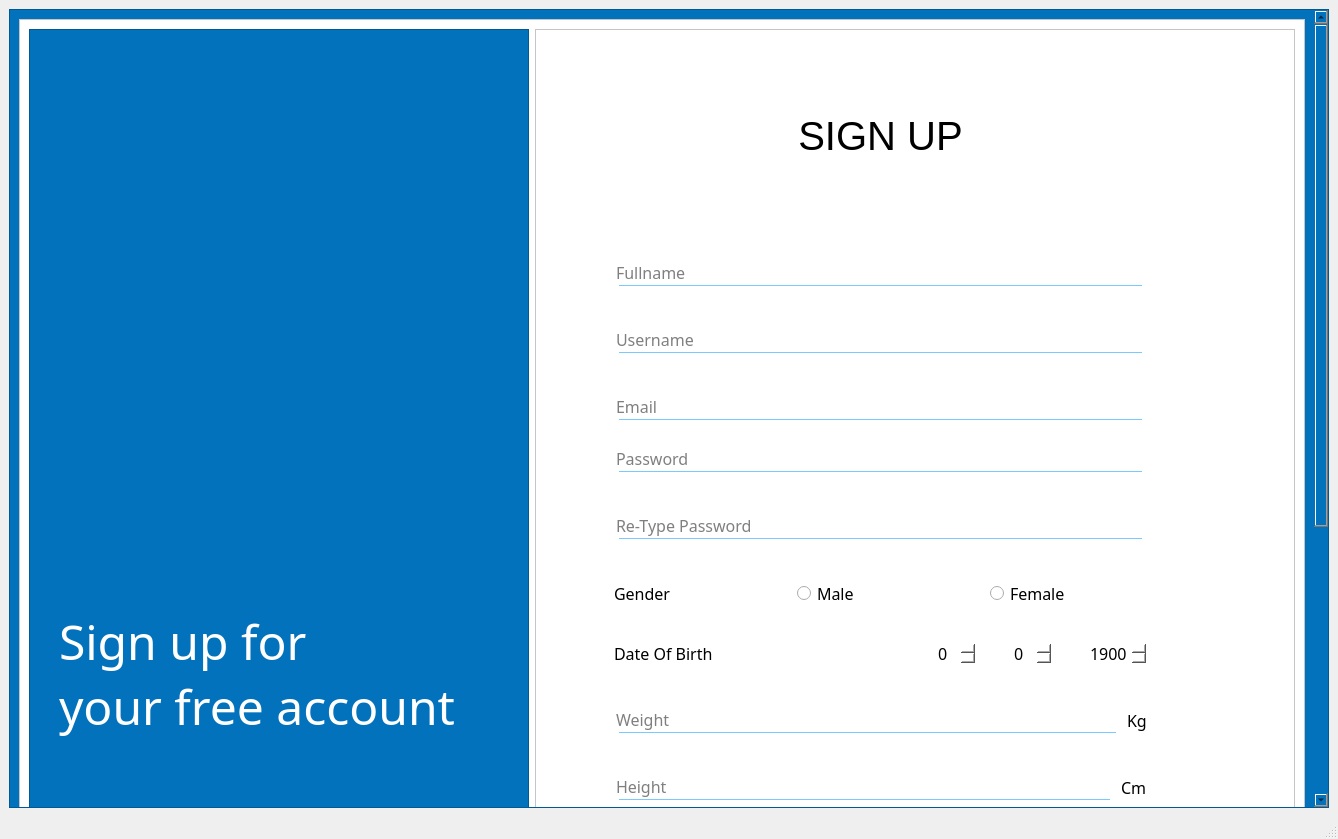
<?xml version="1.0" encoding="UTF-8"?>
<ui version="4.0">
 <class>MainWindow</class>
 <widget class="QMainWindow" name="MainWindow">
  <property name="geometry">
   <rect>
    <x>0</x>
    <y>0</y>
    <width>1338</width>
    <height>839</height>
   </rect>
  </property>
  <property name="minimumSize">
   <size>
    <width>1338</width>
    <height>839</height>
   </size>
  </property>
  <property name="maximumSize">
   <size>
    <width>16777215</width>
    <height>16777215</height>
   </size>
  </property>
  <property name="windowTitle">
   <string>MainWindow</string>
  </property>
  <widget class="QWidget" name="centralwidget">
   <layout class="QVBoxLayout" name="verticalLayout">
    <item>
     <widget class="QScrollArea" name="scrollArea">
      <property name="styleSheet">
       <string notr="true">background-color: rgb(3, 114, 188);</string>
      </property>
      <property name="widgetResizable">
       <bool>true</bool>
      </property>
      <widget class="QWidget" name="scrollAreaWidgetContents">
       <property name="geometry">
        <rect>
         <x>0</x>
         <y>-432</y>
         <width>1293</width>
         <height>1222</height>
        </rect>
       </property>
       <layout class="QHBoxLayout" name="horizontalLayout">
        <item>
         <widget class="QFrame" name="frame">
          <property name="minimumSize">
           <size>
            <width>1200</width>
            <height>1200</height>
           </size>
          </property>
          <property name="styleSheet">
           <string notr="true">background-color: rgb(255, 255, 255);</string>
          </property>
          <property name="frameShape">
           <enum>QFrame::StyledPanel</enum>
          </property>
          <property name="frameShadow">
           <enum>QFrame::Raised</enum>
          </property>
          <layout class="QHBoxLayout" name="horizontalLayout_2">
           <item>
            <widget class="QFrame" name="frame_3">
             <property name="maximumSize">
              <size>
               <width>500</width>
               <height>16777215</height>
              </size>
             </property>
             <property name="styleSheet">
              <string notr="true">background-color: rgb(3, 114, 188);</string>
             </property>
             <property name="frameShape">
              <enum>QFrame::StyledPanel</enum>
             </property>
             <property name="frameShadow">
              <enum>QFrame::Raised</enum>
             </property>
             <widget class="QLabel" name="label_2">
              <property name="geometry">
               <rect>
                <x>30</x>
                <y>110</y>
                <width>431</width>
                <height>181</height>
               </rect>
              </property>
              <property name="text">
               <string/>
              </property>
              <property name="pixmap">
               <pixmap resource="qrcLogin.qrc">:/newPrefix/LogoAfterColored&amp;Crop2.png</pixmap>
              </property>
              <property name="scaledContents">
               <bool>true</bool>
              </property>
             </widget>
             <widget class="QLabel" name="label_3">
              <property name="geometry">
               <rect>
                <x>30</x>
                <y>530</y>
                <width>461</width>
                <height>231</height>
               </rect>
              </property>
              <property name="font">
               <font>
                <family>Century Gothic</family>
                <pointsize>43</pointsize>
                <underline>false</underline>
                <strikeout>false</strikeout>
                <stylestrategy>PreferDefault</stylestrategy>
                <kerning>true</kerning>
               </font>
              </property>
              <property name="mouseTracking">
               <bool>true</bool>
              </property>
              <property name="styleSheet">
               <string notr="true">color: rgb(255, 255, 255);</string>
              </property>
              <property name="text">
               <string>&lt;html&gt;&lt;head/&gt;&lt;body&gt;&lt;p&gt;&lt;span style=&quot; font-size:36pt;&quot;&gt;Sign up for &lt;br/&gt;your free account&lt;/span&gt;&lt;/p&gt;&lt;/body&gt;&lt;/html&gt;</string>
              </property>
              <property name="alignment">
               <set>Qt::AlignLeading|Qt::AlignLeft|Qt::AlignVCenter</set>
              </property>
             </widget>
             <widget class="QLabel" name="label_5">
              <property name="geometry">
               <rect>
                <x>20</x>
                <y>1130</y>
                <width>291</width>
                <height>21</height>
               </rect>
              </property>
              <property name="font">
               <font>
                <family>Orator Std</family>
                <pointsize>14</pointsize>
                <italic>true</italic>
               </font>
              </property>
              <property name="styleSheet">
               <string notr="true">color: rgb(255, 255, 255);</string>
              </property>
              <property name="text">
               <string>An application by Group 4</string>
              </property>
             </widget>
            </widget>
           </item>
           <item>
            <widget class="QFrame" name="frame_2">
             <property name="styleSheet">
              <string notr="true">background-color: rgb(255, 255, 255);</string>
             </property>
             <property name="frameShape">
              <enum>QFrame::StyledPanel</enum>
             </property>
             <property name="frameShadow">
              <enum>QFrame::Raised</enum>
             </property>
             <widget class="QFrame" name="frame_4">
              <property name="geometry">
               <rect>
                <x>70</x>
                <y>50</y>
                <width>551</width>
                <height>1121</height>
               </rect>
              </property>
              <property name="styleSheet">
               <string notr="true">background-color: rgb(255, 255, 255);
border-radius : 10px;</string>
              </property>
              <property name="frameShape">
               <enum>QFrame::StyledPanel</enum>
              </property>
              <property name="frameShadow">
               <enum>QFrame::Raised</enum>
              </property>
              <layout class="QVBoxLayout" name="verticalLayout_4">
               <item>
                <spacer name="verticalSpacer_9">
                 <property name="orientation">
                  <enum>Qt::Vertical</enum>
                 </property>
                 <property name="sizeHint" stdset="0">
                  <size>
                   <width>20</width>
                   <height>40</height>
                  </size>
                 </property>
                </spacer>
               </item>
               <item>
                <widget class="QLabel" name="label_8">
                 <property name="font">
                  <font>
                   <pointsize>30</pointsize>
                  </font>
                 </property>
                 <property name="text">
                  <string>SIGN UP</string>
                 </property>
                 <property name="alignment">
                  <set>Qt::AlignCenter</set>
                 </property>
                </widget>
               </item>
               <item>
                <spacer name="verticalSpacer_3">
                 <property name="orientation">
                  <enum>Qt::Vertical</enum>
                 </property>
                 <property name="sizeHint" stdset="0">
                  <size>
                   <width>20</width>
                   <height>50</height>
                  </size>
                 </property>
                </spacer>
               </item>
               <item>
                <spacer name="verticalSpacer">
                 <property name="orientation">
                  <enum>Qt::Vertical</enum>
                 </property>
                 <property name="sizeType">
                  <enum>QSizePolicy::Minimum</enum>
                 </property>
                 <property name="sizeHint" stdset="0">
                  <size>
                   <width>20</width>
                   <height>60</height>
                  </size>
                 </property>
                </spacer>
               </item>
               <item>
                <widget class="QLineEdit" name="txtFullname">
                 <property name="font">
                  <font>
                   <family>Century Gothic</family>
                   <pointsize>12</pointsize>
                  </font>
                 </property>
                 <property name="styleSheet">
                  <string notr="true">background : transparent;
border-bottom : 1px solid #7ac9ff;
border-radius : 5 px;</string>
                 </property>
                 <property name="placeholderText">
                  <string>Fullname</string>
                 </property>
                </widget>
               </item>
               <item>
                <spacer name="verticalSpacer_4">
                 <property name="orientation">
                  <enum>Qt::Vertical</enum>
                 </property>
                 <property name="sizeHint" stdset="0">
                  <size>
                   <width>20</width>
                   <height>30</height>
                  </size>
                 </property>
                </spacer>
               </item>
               <item>
                <spacer name="verticalSpacer_2">
                 <property name="orientation">
                  <enum>Qt::Vertical</enum>
                 </property>
                 <property name="sizeType">
                  <enum>QSizePolicy::Minimum</enum>
                 </property>
                 <property name="sizeHint" stdset="0">
                  <size>
                   <width>20</width>
                   <height>20</height>
                  </size>
                 </property>
                </spacer>
               </item>
               <item>
                <widget class="QLineEdit" name="txtUsername">
                 <property name="font">
                  <font>
                   <family>Century Gothic</family>
                   <pointsize>12</pointsize>
                  </font>
                 </property>
                 <property name="styleSheet">
                  <string notr="true">background : transparent;
border-bottom : 1px solid #7ac9ff;
border-radius : 5 px;</string>
                 </property>
                 <property name="placeholderText">
                  <string>Username</string>
                 </property>
                </widget>
               </item>
               <item>
                <spacer name="verticalSpacer_23">
                 <property name="orientation">
                  <enum>Qt::Vertical</enum>
                 </property>
                 <property name="sizeHint" stdset="0">
                  <size>
                   <width>20</width>
                   <height>30</height>
                  </size>
                 </property>
                </spacer>
               </item>
               <item>
                <spacer name="verticalSpacer_5">
                 <property name="orientation">
                  <enum>Qt::Vertical</enum>
                 </property>
                 <property name="sizeType">
                  <enum>QSizePolicy::Minimum</enum>
                 </property>
                 <property name="sizeHint" stdset="0">
                  <size>
                   <width>20</width>
                   <height>20</height>
                  </size>
                 </property>
                </spacer>
               </item>
               <item>
                <widget class="QLineEdit" name="txtEmail">
                 <property name="font">
                  <font>
                   <family>Century Gothic</family>
                   <pointsize>12</pointsize>
                  </font>
                 </property>
                 <property name="styleSheet">
                  <string notr="true">background : transparent;
border-bottom : 1px solid #7ac9ff;
border-radius : 5 px;</string>
                 </property>
                 <property name="placeholderText">
                  <string>Email</string>
                 </property>
                </widget>
               </item>
               <item>
                <spacer name="verticalSpacer_18">
                 <property name="orientation">
                  <enum>Qt::Vertical</enum>
                 </property>
                 <property name="sizeType">
                  <enum>QSizePolicy::Minimum</enum>
                 </property>
                 <property name="sizeHint" stdset="0">
                  <size>
                   <width>20</width>
                   <height>20</height>
                  </size>
                 </property>
                </spacer>
               </item>
               <item>
                <widget class="QLineEdit" name="txtPassword">
                 <property name="font">
                  <font>
                   <family>Century Gothic</family>
                   <pointsize>12</pointsize>
                  </font>
                 </property>
                 <property name="styleSheet">
                  <string notr="true">background : transparent;
border-bottom : 1px solid #7ac9ff;
border-radius : 5 px;</string>
                 </property>
                 <property name="echoMode">
                  <enum>QLineEdit::Password</enum>
                 </property>
                 <property name="placeholderText">
                  <string>Password</string>
                 </property>
                </widget>
               </item>
               <item>
                <spacer name="verticalSpacer_6">
                 <property name="orientation">
                  <enum>Qt::Vertical</enum>
                 </property>
                 <property name="sizeType">
                  <enum>QSizePolicy::Minimum</enum>
                 </property>
                 <property name="sizeHint" stdset="0">
                  <size>
                   <width>20</width>
                   <height>20</height>
                  </size>
                 </property>
                </spacer>
               </item>
               <item>
                <spacer name="verticalSpacer_24">
                 <property name="orientation">
                  <enum>Qt::Vertical</enum>
                 </property>
                 <property name="sizeHint" stdset="0">
                  <size>
                   <width>20</width>
                   <height>30</height>
                  </size>
                 </property>
                </spacer>
               </item>
               <item>
                <widget class="QLineEdit" name="txtRPassword">
                 <property name="font">
                  <font>
                   <family>Century Gothic</family>
                   <pointsize>12</pointsize>
                  </font>
                 </property>
                 <property name="styleSheet">
                  <string notr="true">background : transparent;
border-bottom : 1px solid #7ac9ff;
border-radius : 5 px;</string>
                 </property>
                 <property name="echoMode">
                  <enum>QLineEdit::Password</enum>
                 </property>
                 <property name="placeholderText">
                  <string>Re-Type Password</string>
                 </property>
                </widget>
               </item>
               <item>
                <spacer name="verticalSpacer_7">
                 <property name="orientation">
                  <enum>Qt::Vertical</enum>
                 </property>
                 <property name="sizeType">
                  <enum>QSizePolicy::Minimum</enum>
                 </property>
                 <property name="sizeHint" stdset="0">
                  <size>
                   <width>20</width>
                   <height>20</height>
                  </size>
                 </property>
                </spacer>
               </item>
               <item>
                <spacer name="verticalSpacer_25">
                 <property name="orientation">
                  <enum>Qt::Vertical</enum>
                 </property>
                 <property name="sizeHint" stdset="0">
                  <size>
                   <width>20</width>
                   <height>30</height>
                  </size>
                 </property>
                </spacer>
               </item>
               <item>
                <layout class="QHBoxLayout" name="horizontalLayout_6">
                 <item>
                  <widget class="QLabel" name="label_9">
                   <property name="font">
                    <font>
                     <family>Century Gothic</family>
                     <pointsize>12</pointsize>
                    </font>
                   </property>
                   <property name="text">
                    <string>Gender</string>
                   </property>
                  </widget>
                 </item>
                 <item>
                  <spacer name="horizontalSpacer_3">
                   <property name="orientation">
                    <enum>Qt::Horizontal</enum>
                   </property>
                   <property name="sizeType">
                    <enum>QSizePolicy::Preferred</enum>
                   </property>
                   <property name="sizeHint" stdset="0">
                    <size>
                     <width>20</width>
                     <height>20</height>
                    </size>
                   </property>
                  </spacer>
                 </item>
                 <item>
                  <widget class="QRadioButton" name="radioMale">
                   <property name="font">
                    <font>
                     <family>Century Gothic</family>
                     <pointsize>12</pointsize>
                    </font>
                   </property>
                   <property name="text">
                    <string>Male</string>
                   </property>
                  </widget>
                 </item>
                 <item>
                  <spacer name="horizontalSpacer_10">
                   <property name="orientation">
                    <enum>Qt::Horizontal</enum>
                   </property>
                   <property name="sizeType">
                    <enum>QSizePolicy::Maximum</enum>
                   </property>
                   <property name="sizeHint" stdset="0">
                    <size>
                     <width>30</width>
                     <height>20</height>
                    </size>
                   </property>
                  </spacer>
                 </item>
                 <item>
                  <widget class="QRadioButton" name="radioFemale">
                   <property name="font">
                    <font>
                     <family>Century Gothic</family>
                     <pointsize>12</pointsize>
                    </font>
                   </property>
                   <property name="text">
                    <string>Female</string>
                   </property>
                  </widget>
                 </item>
                </layout>
               </item>
               <item>
                <spacer name="verticalSpacer_8">
                 <property name="orientation">
                  <enum>Qt::Vertical</enum>
                 </property>
                 <property name="sizeType">
                  <enum>QSizePolicy::Minimum</enum>
                 </property>
                 <property name="sizeHint" stdset="0">
                  <size>
                   <width>20</width>
                   <height>15</height>
                  </size>
                 </property>
                </spacer>
               </item>
               <item>
                <spacer name="verticalSpacer_26">
                 <property name="orientation">
                  <enum>Qt::Vertical</enum>
                 </property>
                 <property name="sizeHint" stdset="0">
                  <size>
                   <width>20</width>
                   <height>30</height>
                  </size>
                 </property>
                </spacer>
               </item>
               <item>
                <layout class="QHBoxLayout" name="horizontalLayout_7">
                 <item>
                  <widget class="QLabel" name="label_10">
                   <property name="font">
                    <font>
                     <family>Century Gothic</family>
                     <pointsize>12</pointsize>
                    </font>
                   </property>
                   <property name="text">
                    <string>Date Of Birth</string>
                   </property>
                  </widget>
                 </item>
                 <item>
                  <spacer name="horizontalSpacer_4">
                   <property name="orientation">
                    <enum>Qt::Horizontal</enum>
                   </property>
                   <property name="sizeHint" stdset="0">
                    <size>
                     <width>40</width>
                     <height>20</height>
                    </size>
                   </property>
                  </spacer>
                 </item>
                 <item>
                  <widget class="QSpinBox" name="spinDay">
                   <property name="font">
                    <font>
                     <family>Century Gothic</family>
                     <pointsize>12</pointsize>
                    </font>
                   </property>
                   <property name="maximum">
                    <number>31</number>
                   </property>
                  </widget>
                 </item>
                 <item>
                  <spacer name="horizontalSpacer_11">
                   <property name="orientation">
                    <enum>Qt::Horizontal</enum>
                   </property>
                   <property name="sizeType">
                    <enum>QSizePolicy::Maximum</enum>
                   </property>
                   <property name="sizeHint" stdset="0">
                    <size>
                     <width>30</width>
                     <height>20</height>
                    </size>
                   </property>
                  </spacer>
                 </item>
                 <item>
                  <widget class="QSpinBox" name="spinMonth">
                   <property name="font">
                    <font>
                     <family>Century Gothic</family>
                     <pointsize>12</pointsize>
                    </font>
                   </property>
                   <property name="maximum">
                    <number>12</number>
                   </property>
                  </widget>
                 </item>
                 <item>
                  <spacer name="horizontalSpacer_12">
                   <property name="orientation">
                    <enum>Qt::Horizontal</enum>
                   </property>
                   <property name="sizeType">
                    <enum>QSizePolicy::Maximum</enum>
                   </property>
                   <property name="sizeHint" stdset="0">
                    <size>
                     <width>30</width>
                     <height>20</height>
                    </size>
                   </property>
                  </spacer>
                 </item>
                 <item>
                  <widget class="QSpinBox" name="spinYear">
                   <property name="font">
                    <font>
                     <family>Century Gothic</family>
                     <pointsize>12</pointsize>
                    </font>
                   </property>
                   <property name="minimum">
                    <number>1900</number>
                   </property>
                   <property name="maximum">
                    <number>2021</number>
                   </property>
                  </widget>
                 </item>
                </layout>
               </item>
               <item>
                <spacer name="verticalSpacer_10">
                 <property name="orientation">
                  <enum>Qt::Vertical</enum>
                 </property>
                 <property name="sizeType">
                  <enum>QSizePolicy::Minimum</enum>
                 </property>
                 <property name="sizeHint" stdset="0">
                  <size>
                   <width>20</width>
                   <height>20</height>
                  </size>
                 </property>
                </spacer>
               </item>
               <item>
                <spacer name="verticalSpacer_27">
                 <property name="orientation">
                  <enum>Qt::Vertical</enum>
                 </property>
                 <property name="sizeHint" stdset="0">
                  <size>
                   <width>20</width>
                   <height>30</height>
                  </size>
                 </property>
                </spacer>
               </item>
               <item>
                <layout class="QHBoxLayout" name="horizontalLayout_8">
                 <item>
                  <widget class="QLineEdit" name="txtWeight">
                   <property name="font">
                    <font>
                     <family>Century Gothic</family>
                     <pointsize>12</pointsize>
                    </font>
                   </property>
                   <property name="styleSheet">
                    <string notr="true">background : transparent;
border-bottom : 1px solid #7ac9ff;
border-radius : 5 px;</string>
                   </property>
                   <property name="echoMode">
                    <enum>QLineEdit::Normal</enum>
                   </property>
                   <property name="placeholderText">
                    <string>Weight</string>
                   </property>
                  </widget>
                 </item>
                 <item>
                  <widget class="QLabel" name="label_11">
                   <property name="font">
                    <font>
                     <family>Century Gothic</family>
                     <pointsize>12</pointsize>
                    </font>
                   </property>
                   <property name="text">
                    <string>Kg</string>
                   </property>
                  </widget>
                 </item>
                </layout>
               </item>
               <item>
                <spacer name="verticalSpacer_28">
                 <property name="orientation">
                  <enum>Qt::Vertical</enum>
                 </property>
                 <property name="sizeHint" stdset="0">
                  <size>
                   <width>20</width>
                   <height>30</height>
                  </size>
                 </property>
                </spacer>
               </item>
               <item>
                <spacer name="verticalSpacer_11">
                 <property name="orientation">
                  <enum>Qt::Vertical</enum>
                 </property>
                 <property name="sizeType">
                  <enum>QSizePolicy::Minimum</enum>
                 </property>
                 <property name="sizeHint" stdset="0">
                  <size>
                   <width>20</width>
                   <height>20</height>
                  </size>
                 </property>
                </spacer>
               </item>
               <item>
                <layout class="QHBoxLayout" name="horizontalLayout_9">
                 <item>
                  <widget class="QLineEdit" name="txtHeight">
                   <property name="font">
                    <font>
                     <family>Century Gothic</family>
                     <pointsize>12</pointsize>
                    </font>
                   </property>
                   <property name="styleSheet">
                    <string notr="true">background : transparent;
border-bottom : 1px solid #7ac9ff;
border-radius : 5 px;</string>
                   </property>
                   <property name="echoMode">
                    <enum>QLineEdit::Normal</enum>
                   </property>
                   <property name="placeholderText">
                    <string>Height</string>
                   </property>
                  </widget>
                 </item>
                 <item>
                  <widget class="QLabel" name="label_12">
                   <property name="font">
                    <font>
                     <family>Century Gothic</family>
                     <pointsize>12</pointsize>
                    </font>
                   </property>
                   <property name="text">
                    <string>Cm</string>
                   </property>
                  </widget>
                 </item>
                </layout>
               </item>
               <item>
                <spacer name="verticalSpacer_12">
                 <property name="orientation">
                  <enum>Qt::Vertical</enum>
                 </property>
                 <property name="sizeType">
                  <enum>QSizePolicy::Minimum</enum>
                 </property>
                 <property name="sizeHint" stdset="0">
                  <size>
                   <width>20</width>
                   <height>20</height>
                  </size>
                 </property>
                </spacer>
               </item>
               <item>
                <spacer name="verticalSpacer_29">
                 <property name="orientation">
                  <enum>Qt::Vertical</enum>
                 </property>
                 <property name="sizeHint" stdset="0">
                  <size>
                   <width>20</width>
                   <height>30</height>
                  </size>
                 </property>
                </spacer>
               </item>
               <item>
                <widget class="QComboBox" name="cmbFitExp">
                 <property name="font">
                  <font>
                   <family>Century Gothic</family>
                   <pointsize>12</pointsize>
                  </font>
                 </property>
                 <property name="focusPolicy">
                  <enum>Qt::WheelFocus</enum>
                 </property>
                 <property name="styleSheet">
                  <string notr="true">border-radius : 8px;</string>
                 </property>
                 <property name="editable">
                  <bool>false</bool>
                 </property>
                 <property name="sizeAdjustPolicy">
                  <enum>QComboBox::AdjustToContentsOnFirstShow</enum>
                 </property>
                 <property name="duplicatesEnabled">
                  <bool>false</bool>
                 </property>
                 <item>
                  <property name="text">
                   <string>-- Select Fitness Experience --</string>
                  </property>
                 </item>
                 <item>
                  <property name="text">
                   <string>New to Gym</string>
                  </property>
                 </item>
                 <item>
                  <property name="text">
                   <string>&lt; 1 Year</string>
                  </property>
                 </item>
                 <item>
                  <property name="text">
                   <string>&lt; 2 Year</string>
                  </property>
                 </item>
                 <item>
                  <property name="text">
                   <string>&lt; 5 Year</string>
                  </property>
                 </item>
                 <item>
                  <property name="text">
                   <string>&gt; 5 Year</string>
                  </property>
                 </item>
                </widget>
               </item>
               <item>
                <spacer name="verticalSpacer_13">
                 <property name="orientation">
                  <enum>Qt::Vertical</enum>
                 </property>
                 <property name="sizeType">
                  <enum>QSizePolicy::Minimum</enum>
                 </property>
                 <property name="sizeHint" stdset="0">
                  <size>
                   <width>20</width>
                   <height>20</height>
                  </size>
                 </property>
                </spacer>
               </item>
               <item>
                <spacer name="verticalSpacer_30">
                 <property name="orientation">
                  <enum>Qt::Vertical</enum>
                 </property>
                 <property name="sizeHint" stdset="0">
                  <size>
                   <width>20</width>
                   <height>30</height>
                  </size>
                 </property>
                </spacer>
               </item>
               <item>
                <widget class="QComboBox" name="cmbActivity">
                 <property name="font">
                  <font>
                   <family>Century Gothic</family>
                   <pointsize>12</pointsize>
                  </font>
                 </property>
                 <property name="focusPolicy">
                  <enum>Qt::WheelFocus</enum>
                 </property>
                 <property name="styleSheet">
                  <string notr="true">border-radius : 8px;</string>
                 </property>
                 <property name="editable">
                  <bool>false</bool>
                 </property>
                 <property name="sizeAdjustPolicy">
                  <enum>QComboBox::AdjustToContentsOnFirstShow</enum>
                 </property>
                 <property name="duplicatesEnabled">
                  <bool>false</bool>
                 </property>
                 <item>
                  <property name="text">
                   <string>-- Select Activity --</string>
                  </property>
                 </item>
                 <item>
                  <property name="text">
                   <string>Sedentary ( Office Job )</string>
                  </property>
                 </item>
                 <item>
                  <property name="text">
                   <string>Light Exercise ( 1 - 2 days / week )</string>
                  </property>
                 </item>
                 <item>
                  <property name="text">
                   <string>Moderate Exercise ( 3 - 4 days / week )</string>
                  </property>
                 </item>
                 <item>
                  <property name="text">
                   <string>Heavy Exercise ( 6 - 7 days / week )</string>
                  </property>
                 </item>
                 <item>
                  <property name="text">
                   <string>Athletes ( 2 x per day )</string>
                  </property>
                 </item>
                </widget>
               </item>
               <item>
                <spacer name="verticalSpacer_14">
                 <property name="orientation">
                  <enum>Qt::Vertical</enum>
                 </property>
                 <property name="sizeType">
                  <enum>QSizePolicy::Minimum</enum>
                 </property>
                 <property name="sizeHint" stdset="0">
                  <size>
                   <width>20</width>
                   <height>20</height>
                  </size>
                 </property>
                </spacer>
               </item>
               <item>
                <spacer name="verticalSpacer_31">
                 <property name="orientation">
                  <enum>Qt::Vertical</enum>
                 </property>
                 <property name="sizeHint" stdset="0">
                  <size>
                   <width>20</width>
                   <height>30</height>
                  </size>
                 </property>
                </spacer>
               </item>
               <item>
                <layout class="QHBoxLayout" name="horizontalLayout_10">
                 <item>
                  <widget class="QLineEdit" name="txtBodyFat">
                   <property name="font">
                    <font>
                     <family>Century Gothic</family>
                     <pointsize>12</pointsize>
                    </font>
                   </property>
                   <property name="styleSheet">
                    <string notr="true">background : transparent;
border-bottom : 1px solid #7ac9ff;
border-radius : 5 px;</string>
                   </property>
                   <property name="echoMode">
                    <enum>QLineEdit::Normal</enum>
                   </property>
                   <property name="placeholderText">
                    <string>Body Fat</string>
                   </property>
                  </widget>
                 </item>
                 <item>
                  <widget class="QLabel" name="label_13">
                   <property name="font">
                    <font>
                     <family>Century Gothic</family>
                     <pointsize>12</pointsize>
                    </font>
                   </property>
                   <property name="text">
                    <string>%</string>
                   </property>
                  </widget>
                 </item>
                </layout>
               </item>
               <item>
                <spacer name="verticalSpacer_15">
                 <property name="orientation">
                  <enum>Qt::Vertical</enum>
                 </property>
                 <property name="sizeType">
                  <enum>QSizePolicy::Minimum</enum>
                 </property>
                 <property name="sizeHint" stdset="0">
                  <size>
                   <width>20</width>
                   <height>15</height>
                  </size>
                 </property>
                </spacer>
               </item>
               <item>
                <widget class="QLabel" name="txtMessage">
                 <property name="font">
                  <font>
                   <family>Century Gothic</family>
                   <pointsize>10</pointsize>
                   <weight>75</weight>
                   <bold>true</bold>
                  </font>
                 </property>
                 <property name="styleSheet">
                  <string notr="true">color: rgb(255, 85, 0);</string>
                 </property>
                 <property name="text">
                  <string/>
                 </property>
                 <property name="pixmap">
                  <pixmap>body-fat-chart-ACE.jpg</pixmap>
                 </property>
                 <property name="scaledContents">
                  <bool>true</bool>
                 </property>
                </widget>
               </item>
               <item>
                <spacer name="verticalSpacer_16">
                 <property name="orientation">
                  <enum>Qt::Vertical</enum>
                 </property>
                 <property name="sizeType">
                  <enum>QSizePolicy::Minimum</enum>
                 </property>
                 <property name="sizeHint" stdset="0">
                  <size>
                   <width>20</width>
                   <height>30</height>
                  </size>
                 </property>
                </spacer>
               </item>
               <item>
                <widget class="QPushButton" name="btnSignUp">
                 <property name="minimumSize">
                  <size>
                   <width>539</width>
                   <height>55</height>
                  </size>
                 </property>
                 <property name="maximumSize">
                  <size>
                   <width>302</width>
                   <height>48</height>
                  </size>
                 </property>
                 <property name="font">
                  <font>
                   <family>Century Gothic</family>
                   <pointsize>12</pointsize>
                  </font>
                 </property>
                 <property name="layoutDirection">
                  <enum>Qt::LeftToRight</enum>
                 </property>
                 <property name="styleSheet">
                  <string notr="true">*
{
background-color: rgb(0, 170, 0);
border-radius : 10px;
	color: rgb(255, 255, 255);
}
*:hover{
	background-color: rgb(0, 229, 0);
}
*:pressed 
{
	background-color: rgb(0, 113, 0);
}</string>
                 </property>
                 <property name="text">
                  <string>Sign Up</string>
                 </property>
                </widget>
               </item>
               <item>
                <spacer name="verticalSpacer_17">
                 <property name="orientation">
                  <enum>Qt::Vertical</enum>
                 </property>
                 <property name="sizeType">
                  <enum>QSizePolicy::Minimum</enum>
                 </property>
                 <property name="sizeHint" stdset="0">
                  <size>
                   <width>20</width>
                   <height>15</height>
                  </size>
                 </property>
                </spacer>
               </item>
               <item>
                <widget class="QLabel" name="txtLogin">
                 <property name="font">
                  <font>
                   <family>Century Gothic</family>
                   <pointsize>12</pointsize>
                  </font>
                 </property>
                 <property name="text">
                  <string>Do you have an account ? Log in </string>
                 </property>
                </widget>
               </item>
               <item>
                <spacer name="verticalSpacer_19">
                 <property name="orientation">
                  <enum>Qt::Vertical</enum>
                 </property>
                 <property name="sizeType">
                  <enum>QSizePolicy::Minimum</enum>
                 </property>
                 <property name="sizeHint" stdset="0">
                  <size>
                   <width>20</width>
                   <height>18</height>
                  </size>
                 </property>
                </spacer>
               </item>
              </layout>
             </widget>
            </widget>
           </item>
          </layout>
         </widget>
        </item>
       </layout>
      </widget>
     </widget>
    </item>
   </layout>
  </widget>
  <widget class="QStatusBar" name="statusbar"/>
 </widget>
 <tabstops>
  <tabstop>txtFullname</tabstop>
  <tabstop>txtUsername</tabstop>
  <tabstop>txtPassword</tabstop>
  <tabstop>txtRPassword</tabstop>
  <tabstop>radioMale</tabstop>
  <tabstop>radioFemale</tabstop>
  <tabstop>spinDay</tabstop>
  <tabstop>spinMonth</tabstop>
  <tabstop>spinYear</tabstop>
  <tabstop>txtWeight</tabstop>
  <tabstop>txtHeight</tabstop>
  <tabstop>cmbFitExp</tabstop>
  <tabstop>cmbActivity</tabstop>
  <tabstop>txtBodyFat</tabstop>
  <tabstop>btnSignUp</tabstop>
  <tabstop>scrollArea</tabstop>
 </tabstops>
 <resources>
  <include location="qrcLogin.qrc"/>
  <include location="qrcLogin.qrc"/>
 </resources>
 <connections/>
</ui>
